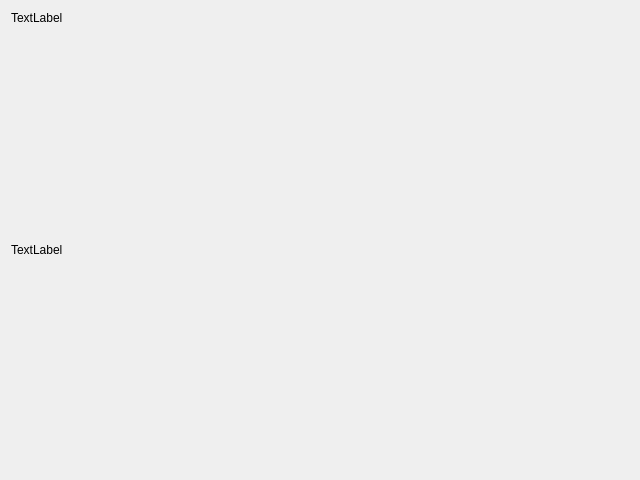
<?xml version="1.0" encoding="UTF-8"?>
<ui version="4.0">
 <class>dialog_about</class>
 <widget class="QDialog" name="dialog_about">
  <property name="geometry">
   <rect>
    <x>0</x>
    <y>0</y>
    <width>640</width>
    <height>480</height>
   </rect>
  </property>
  <property name="windowTitle">
   <string>About</string>
  </property>
  <layout class="QHBoxLayout" name="horizontalLayout">
   <item>
    <layout class="QVBoxLayout" name="verticalLayout">
     <property name="sizeConstraint">
      <enum>QLayout::SetMaximumSize</enum>
     </property>
     <item>
      <widget class="QLabel" name="label_version">
       <property name="sizePolicy">
        <sizepolicy hsizetype="Expanding" vsizetype="Fixed">
         <horstretch>0</horstretch>
         <verstretch>0</verstretch>
        </sizepolicy>
       </property>
       <property name="text">
        <string notr="true">TextLabel</string>
       </property>
       <property name="wordWrap">
        <bool>true</bool>
       </property>
       <property name="indent">
        <number>-1</number>
       </property>
       <property name="textInteractionFlags">
        <set>Qt::LinksAccessibleByMouse|Qt::TextSelectableByMouse</set>
       </property>
      </widget>
     </item>
     <item>
      <widget class="QLabel" name="label_copyright">
       <property name="sizePolicy">
        <sizepolicy hsizetype="Expanding" vsizetype="Expanding">
         <horstretch>0</horstretch>
         <verstretch>0</verstretch>
        </sizepolicy>
       </property>
       <property name="toolTip">
        <string notr="true"/>
       </property>
       <property name="text">
        <string notr="true">TextLabel</string>
       </property>
       <property name="wordWrap">
        <bool>true</bool>
       </property>
       <property name="indent">
        <number>0</number>
       </property>
       <property name="textInteractionFlags">
        <set>Qt::LinksAccessibleByMouse|Qt::TextSelectableByMouse</set>
       </property>
      </widget>
     </item>
    </layout>
   </item>
  </layout>
 </widget>
 <resources/>
 <connections/>
</ui>
